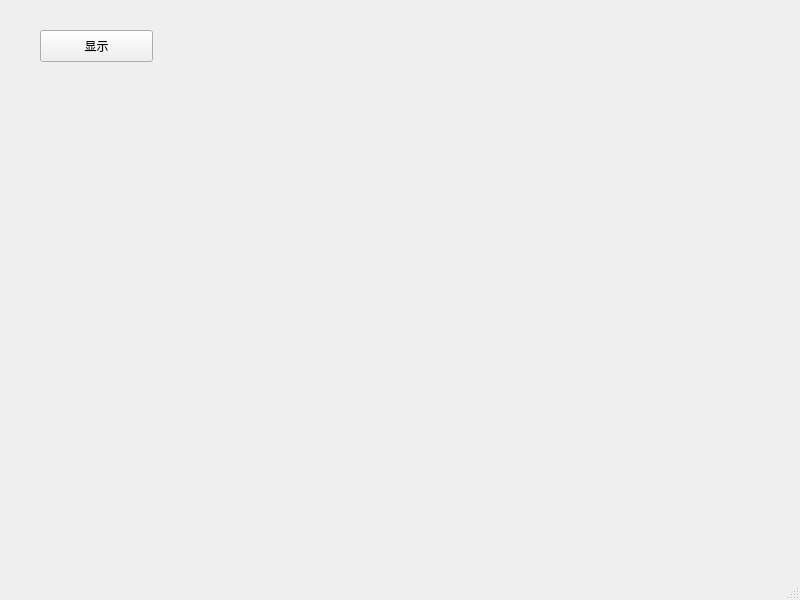
<?xml version="1.0" encoding="UTF-8"?>
<ui version="4.0">
 <class>MainWindow</class>
 <widget class="QMainWindow" name="MainWindow">
  <property name="geometry">
   <rect>
    <x>0</x>
    <y>0</y>
    <width>800</width>
    <height>600</height>
   </rect>
  </property>
  <property name="windowTitle">
   <string>MainWindow</string>
  </property>
  <widget class="QWidget" name="centralwidget">
   <widget class="QPushButton" name="showButton">
    <property name="geometry">
     <rect>
      <x>40</x>
      <y>30</y>
      <width>113</width>
      <height>32</height>
     </rect>
    </property>
    <property name="text">
     <string>显示</string>
    </property>
   </widget>
  </widget>
  <widget class="QMenuBar" name="menubar">
   <property name="geometry">
    <rect>
     <x>0</x>
     <y>0</y>
     <width>800</width>
     <height>24</height>
    </rect>
   </property>
  </widget>
  <widget class="QStatusBar" name="statusbar"/>
 </widget>
 <resources/>
 <connections/>
</ui>
